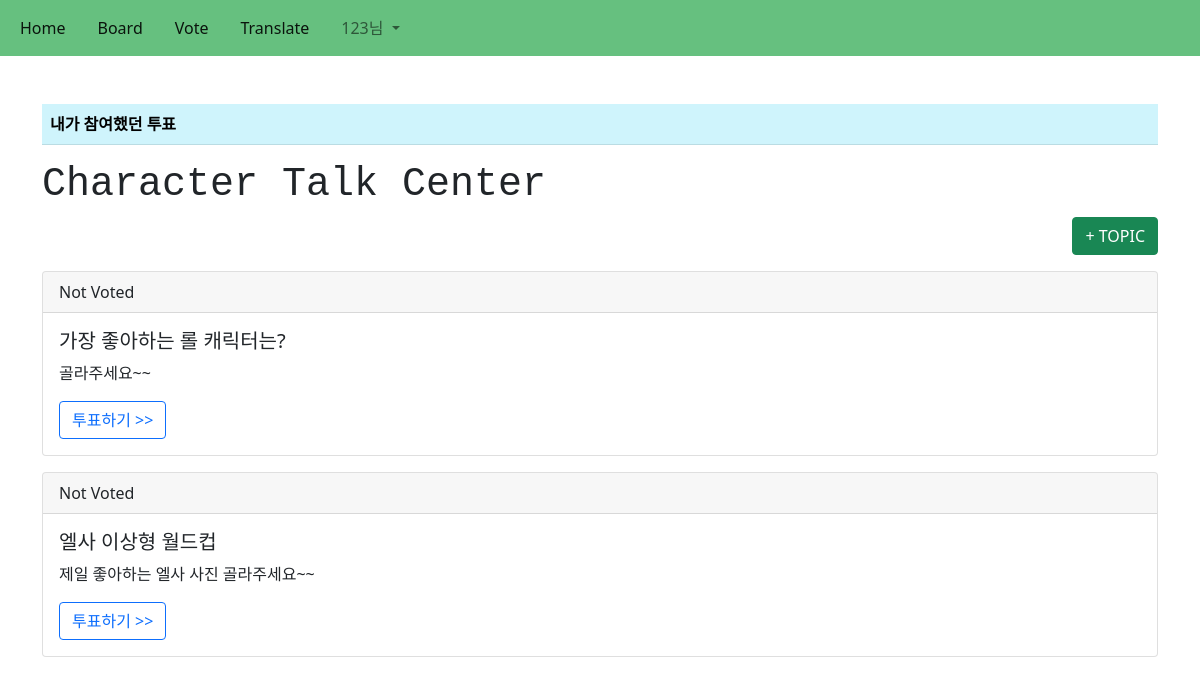
The app's page /vote/ (signed in) with its own data.
### acc/models.py (models this page shows)
class User(AbstractUser):
    nickname = models.CharField(max_length=100)
    age = models.IntegerField(default=0)
    comment = models.TextField(blank=True)
    pic = models.ImageField(upload_to="user/%y/%m", default="none.png")
    point = models.IntegerField(default=0)

### vote/models.py (models this page shows)
class Topic(models.Model):
    title = models.CharField(max_length=100)
    writer = models.CharField(max_length=100)
    writer_poic = models.ImageField()
    comment = models.TextField()
    voter = models.ManyToManyField(User, blank=True)

### vote/views.py (the view)
# urls.py: path('', views.index, name="index"),
def index(request):
    t = Topic.objects.all()
    context = {
        'con' : t,
    }
    return render(request,'vote/index.html',context)

### template/vote/index.html (shortened to what this page needs)
{% extends  'base.html' %}
{% block content %}
<div class="container mt-5 mb-5">
    <table class="table table-hover">
        <thead>
            <tr class="table-info">
                <th scope="col">내가 참여했던 투표 </th>
            </tr>
        </thead>
    </table>
    <h1 class="font-monospace">Character Talk Center</h1>
    <div class="text-end">
        <a href="{% url 'vote:create' %}"><button class="btn btn-success"> + TOPIC</button></a>
    </div>
{% for i in con %}
    <div class="card mt-3 mb-3">
        {% if user in i.voter.all %}
            <div class="card-header" style="background-color: rgb(80, 235, 235);">
                ∨Voted
            </div>
        {% else %}
            <div class="card-header">
                Not Voted
            </div>
        {% endif %}
        <div class="card-body">
            <h5 class="card-title">{{i.title}}</h5>
            <p class="card-text">{{i.comment}}</p>
            <a href="{% url 'vote:detail' i.id %}" class="btn btn-outline-primary">
                {% if user in i.voter.all %}
                    결과보기 >>
                {% else %}
                    투표하기 >>
                {% endif %}
            </a>
        </div>
    </div>
{% endfor %}
</div>
{% endblock %}

### template/base.html (shortened to what this page needs)
<!doctype html>
<html lang="en">
<head>
    <link href="https://cdn.jsdelivr.net/npm/bootstrap@5.1.1/dist/css/bootstrap.min.css" rel="stylesheet">
</head>
<body>
    {% if request.user.is_authenticated %}
    <nav class="navbar navbar-expand-lg navbar-light " style="background-color: #66c07f;">
        <div class="container-fluid">
        <div class="" id="navbarSupportedContent">
            <ul class="navbar-nav me-auto mb-2 mb-lg-0">
            <li class="nav-item me-3">
                <a class="nav-link active" aria-current="page" href="{% url 'acc:index' %}">Home</a>
            </li>
            <li class="nav-item me-3">
                <a class="nav-link active" aria-current="page" href="{% url 'board:index' %}">Board</a>
            </li>
            <li class="nav-item me-3">
                <a class="nav-link active" aria-current="page" href="{% url 'vote:index' %}">Vote</a>
            </li>
            <li class="nav-item me-3">
                <a class="nav-link active" aria-current="page" href="{% url 'trans:index' %}">Translate</a>
            </li>
            <li class="nav-item dropdown">
                <a class="nav-link dropdown-toggle" href="#" id="navbarDropdown" role="button" data-bs-toggle="dropdown" aria-expanded="false">
                    {{user.username}}님
                </a>
            </li>
        </div>
        </div>
    </nav>
    {% endif %}
{% block content %}{% endblock %}
</body>
</html>

### records on screen
User: username "123"
Topic: shows "Not Voted", title "가장 좋아하는 롤 캐릭터는?", comment "골라주세요~~", shows "투표하기 >>"
Topic: shows "Not Voted", title "엘사 이상형 월드컵", comment "제일 좋아하는 엘사 사진 골라주세요~~", shows "투표하기 >>"
